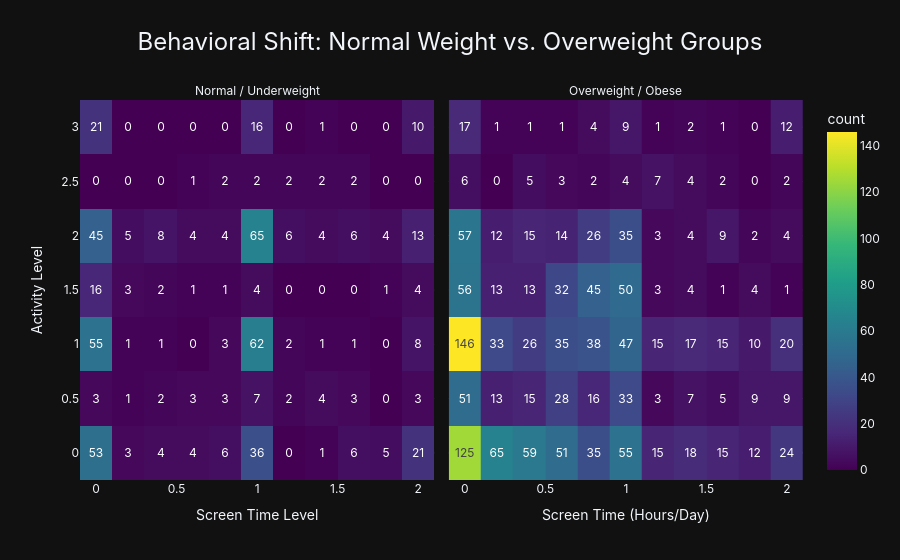

The code cell stored with this chart in its notebook:
### Code cell
import plotly.express as px

# 1.1. Digital Addict vs. Obesity Levels (Faceted Heatmap - Simplified)
df_facets = df.copy()

def simplify_obesity(status):
    if 'Obesity' in status or 'Overweight' in status:
        return 'Overweight / Obese'
    else:
        return 'Normal / Underweight'

df_facets['Status_Group'] = df_facets['NObeyesdad'].apply(simplify_obesity)

fig1_1 = px.density_heatmap(df_facets, 
                           x="TUE", 
                           y="FAF", 
                           facet_col="Status_Group",
                           title="Behavioral Shift: Normal Weight vs. Overweight Groups",
                           labels={
                               "TUE": "Screen Time (Hours/Day)", 
                               "FAF": "Activity Frequency (Days/Week)",
                               "Status_Group": "Health Status"
                           },
                           template="plotly_dark",
                           color_continuous_scale="Viridis",
                           text_auto=True)

fig1_1.update_layout(
    font_family="Inter",
    title_x=0.5,
    title_font_size=24,
    xaxis_title="Screen Time Level",
    yaxis_title="Activity Level"
)

fig1_1.for_each_annotation(lambda a: a.update(text=a.text.split("=")[-1]))

fig1_1.show()

### Figure 1 — Plotly figure (JSON) as saved in the notebook; plotly's stock layout.template omitted (floating-point values rounded to 4 significant figures; data arrays with more than 128 entries replaced by an {"elided": "..."} marker saying what was removed)
{"data": [{"coloraxis": "coloraxis", "hovertemplate": "Health Status=Normal / Underweight<br>Screen Time (Hours/Day)=%{x}<br>Activity Frequency (Days/Week)=%{y}<br>count=%{z}<extra></extra>", "name": "", "texttemplate": "%{z}", "type": "histogram2d", "x": {"elided": "559 float values"}, "xaxis": "x", "xbingroup": "x", "y": {"elided": "559 float values"}, "yaxis": "y", "ybingroup": "y"}, {"coloraxis": "coloraxis", "hovertemplate": "Health Status=Overweight / Obese<br>Screen Time (Hours/Day)=%{x}<br>Activity Frequency (Days/Week)=%{y}<br>count=%{z}<extra></extra>", "name": "", "texttemplate": "%{z}", "type": "histogram2d", "x": {"elided": "1552 float values"}, "xaxis": "x2", "xbingroup": "x", "y": {"elided": "1552 float values"}, "yaxis": "y2", "ybingroup": "y"}], "layout": {"annotations": [{"font": {}, "showarrow": false, "text": "Normal / Underweight", "x": 0.245, "xanchor": "center", "xref": "paper", "y": 1, "yanchor": "bottom", "yref": "paper"}, {"font": {}, "showarrow": false, "text": "Overweight / Obese", "x": 0.755, "xanchor": "center", "xref": "paper", "y": 1, "yanchor": "bottom", "yref": "paper"}], "coloraxis": {"colorbar": {"title": {"text": "count"}}, "colorscale": [[0, "#440154"], [0.1111, "#482878"], [0.2222, "#3e4989"], [0.3333, "#31688e"], [0.4444, "#26828e"], [0.5556, "#1f9e89"], [0.6667, "#35b779"], [0.7778, "#6ece58"], [0.8889, "#b5de2b"], [1, "#fde725"]]}, "font": {"family": "Inter"}, "legend": {"tracegroupgap": 0}, "title": {"font": {"size": 24}, "text": "Behavioral Shift: Normal Weight vs. Overweight Groups", "x": 0.5}, "xaxis": {"anchor": "y", "domain": [0, 0.49], "title": {"text": "Screen Time Level"}}, "xaxis2": {"anchor": "y2", "domain": [0.51, 1], "matches": "x", "title": {"text": "Screen Time (Hours/Day)"}}, "yaxis": {"anchor": "x", "domain": [0, 1], "title": {"text": "Activity Level"}}, "yaxis2": {"anchor": "x2", "domain": [0, 1], "matches": "y", "showticklabels": false}}}
